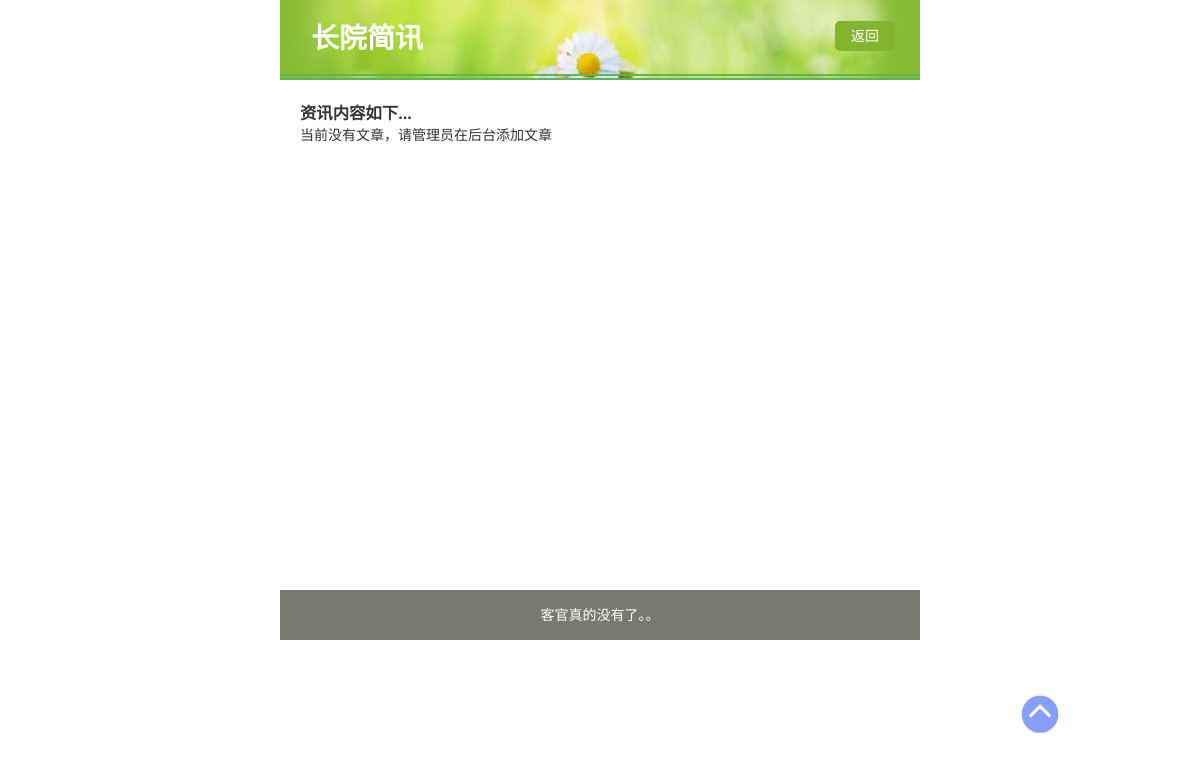
Before: /php/news.php with the older database file.
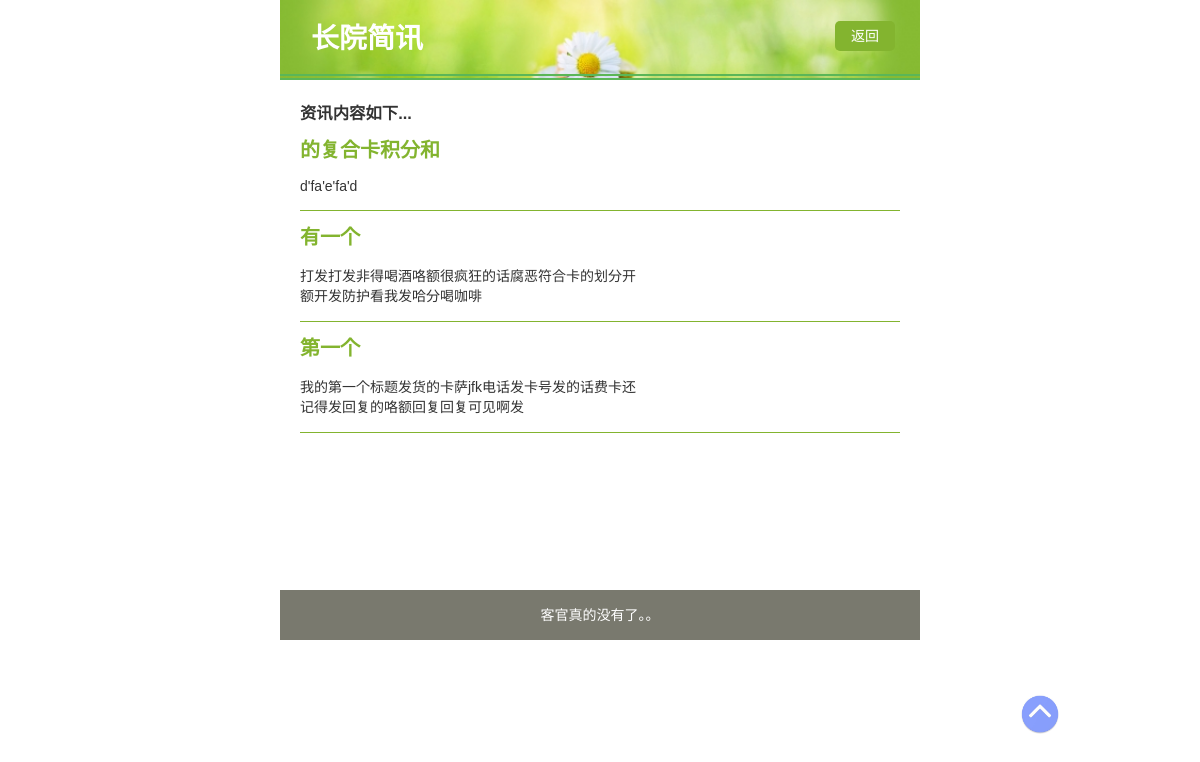
After: the same page with the newer database file.
### tables this page shows
CREATE TABLE IF NOT EXISTS `article` (
  `id` int(255) NOT NULL AUTO_INCREMENT COMMENT '序号',
  `title` varchar(100) NOT NULL COMMENT '标题',
  `description` varchar(255) NOT NULL COMMENT '描述',
  `picturn` varchar(255) NOT NULL COMMENT '插图',
  `content` varchar(255) NOT NULL COMMENT '内容',
  PRIMARY KEY (`id`)
);

### php/news.php (the view, shortened to what this page needs)
<?php
$sql = "select * from article order by id desc";
$query = mysql_query($sql);
if($query&&mysql_num_rows($query)){
	while($row = mysql_fetch_assoc($query)){
		$data[] = $row;
	}
}
?>
<!DOCTYPE html>
<html lang="en">
<head>
	<link rel="stylesheet" type="text/css" href="../css/base.css">
	<link rel="stylesheet" type="text/css" href="../css/result.css">
</head>
<body>
	<div class="n-layout">
		<header>
			<h1>长院简讯</h1>
			<a href="../index.php">返回</a>
		</header>
		<main>
			<h3 >资讯内容如下...</h3>
			<div class="n-content-box">
				<?php
				if(empty($data)){
					echo "当前没有文章，请管理员在后台添加文章";
				}else{
					foreach($data as $value){
						?>
						<a class="post" href="news.show.php?id=<?php echo $value['id']?>">
						<h3 class="title" style="color:#83B42F;font-size: 20px;"><?php echo $value['title']?></h3>
							<div class="entry f_left">
								<?php echo $value['description']?>
							</div>
						<p class="clearfix">&nbsp&nbsp</p>
						</a>
						<?php
					}
				}
				?>
			</div>
		</main>
		<footer>
			<p>客官真的没有了。。</p>
		</footer>
		<img src="../images/63b2f6390e554258c7f66c6d94bb9c56.png" id="btn">
	</div>
</body>
</html>

### css/base.css (style rules this page uses)
*,::before,::after { margin: 0; padding:0; -webkit-tap-highlight-color:transparent; box-sizing: border-box; -webkit-box-sizing:border-box; }
body { font-size:14px; font-family:"MicroSoft YaHei",sans-serif; color:#333; }
a { color:#333;text-decoration: none; }
.f_left { float:left; }
.clearfix::before, .clearfix::after { content:""; height:0; line-height: 0; display: block; visibility: hidden; clear:both; }
.n-layout { width:100%; max-width: 640px; min-width: 300px; margin: 0 auto; position: relative; }

### css/result.css (style rules this page uses)
header { background: url(../images/top.jpg) no-repeat; background-size: cover; height: 80px; border-bottom:6px double #5BB657; }
header>h1 { display: inline-block; color:#FFF; margin-left: 31px; margin-top:16px; }
header>a { display: inline-block; float: right; width: 60px; text-align: center; color:#FFF; border-radius: 5px; margin-right: 25px; background: #83B42F; height: 30px; line-height: 30px; margin-top:21px; }
main { padding: 20px; min-height: 510px; width: 100%; }
main .n-content-box .user,.title { text-align: left; margin-top: 10px; font-size: 15px; color:#9B9595; }
.n-content-box .content,.entry { margin-top: 15px; }
footer { background: #79796E; width:100%; max-width: 640px; min-width: 300px; height:50px; line-height: 50px; color:#FFF; text-align: center; }
#btn { position: fixed; left:85%; bottom:66px; width:40px; z-index: 1100; border-radius: 20px; opacity: 0.7; }
.n-content-box .post { display: block; border-bottom: 1px solid #83B42F; }
.n-content-box .entry { width: 57%; }

Changed rows visible on the page:
added article: title "的复合卡积分和", description "d'fa'e'fa'd"
added article: title "有一个", description "打发打发非得喝酒咯额很疯狂的话腐恶符合卡的划分开额开发防护看我发哈分喝咖啡"
added article: title "第一个", description "我的第一个标题发货的卡萨jfk电话发卡号发的话费卡还记得发回复的咯额回复回复可见啊发"
Other visible differences:
text no longer shown: "当前没有文章，请管理员在后台添加文章"
